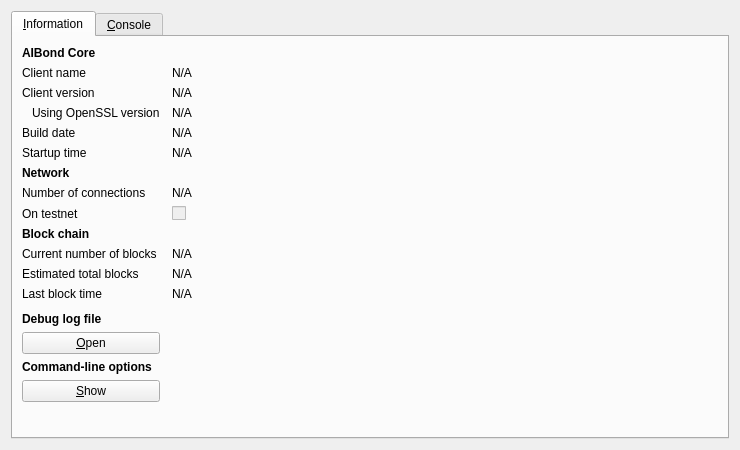
<?xml version="1.0" encoding="UTF-8"?>
<ui version="4.0">
 <class>RPCConsole</class>
 <widget class="QDialog" name="RPCConsole">
  <property name="geometry">
   <rect>
    <x>0</x>
    <y>0</y>
    <width>740</width>
    <height>450</height>
   </rect>
  </property>
  <property name="windowTitle">
   <string>AIBond - Debug window</string>
  </property>
  <layout class="QVBoxLayout" name="verticalLayout_2">
   <item>
    <widget class="QTabWidget" name="tabWidget">
     <property name="currentIndex">
      <number>0</number>
     </property>
     <widget class="QWidget" name="tab_info">
      <attribute name="title">
       <string>&amp;Information</string>
      </attribute>
      <layout class="QGridLayout" name="gridLayout" columnstretch="0,1">
       <property name="horizontalSpacing">
        <number>12</number>
       </property>
       <item row="0" column="0">
        <widget class="QLabel" name="label_9">
         <property name="font">
          <font>
           <weight>75</weight>
           <bold>true</bold>
          </font>
         </property>
         <property name="text">
          <string>AIBond Core</string>
         </property>
        </widget>
       </item>
       <item row="1" column="0">
        <widget class="QLabel" name="label_5">
         <property name="text">
          <string>Client name</string>
         </property>
        </widget>
       </item>
       <item row="1" column="1">
        <widget class="QLabel" name="clientName">
         <property name="cursor">
          <cursorShape>IBeamCursor</cursorShape>
         </property>
         <property name="text">
          <string>N/A</string>
         </property>
         <property name="textFormat">
          <enum>Qt::PlainText</enum>
         </property>
         <property name="textInteractionFlags">
          <set>Qt::LinksAccessibleByMouse|Qt::TextSelectableByKeyboard|Qt::TextSelectableByMouse</set>
         </property>
        </widget>
       </item>
       <item row="2" column="0">
        <widget class="QLabel" name="label_6">
         <property name="text">
          <string>Client version</string>
         </property>
        </widget>
       </item>
       <item row="2" column="1">
        <widget class="QLabel" name="clientVersion">
         <property name="cursor">
          <cursorShape>IBeamCursor</cursorShape>
         </property>
         <property name="text">
          <string>N/A</string>
         </property>
         <property name="textFormat">
          <enum>Qt::PlainText</enum>
         </property>
         <property name="textInteractionFlags">
          <set>Qt::LinksAccessibleByMouse|Qt::TextSelectableByKeyboard|Qt::TextSelectableByMouse</set>
         </property>
        </widget>
       </item>
       <item row="3" column="0">
        <widget class="QLabel" name="label_14">
         <property name="text">
          <string>Using OpenSSL version</string>
         </property>
         <property name="indent">
          <number>10</number>
         </property>
        </widget>
       </item>
       <item row="3" column="1">
        <widget class="QLabel" name="openSSLVersion">
         <property name="cursor">
          <cursorShape>IBeamCursor</cursorShape>
         </property>
         <property name="text">
          <string>N/A</string>
         </property>
         <property name="textFormat">
          <enum>Qt::PlainText</enum>
         </property>
         <property name="textInteractionFlags">
          <set>Qt::LinksAccessibleByMouse|Qt::TextSelectableByKeyboard|Qt::TextSelectableByMouse</set>
         </property>
        </widget>
       </item>
       <item row="4" column="0">
        <widget class="QLabel" name="label_12">
         <property name="text">
          <string>Build date</string>
         </property>
        </widget>
       </item>
       <item row="4" column="1">
        <widget class="QLabel" name="buildDate">
         <property name="cursor">
          <cursorShape>IBeamCursor</cursorShape>
         </property>
         <property name="text">
          <string>N/A</string>
         </property>
         <property name="textFormat">
          <enum>Qt::PlainText</enum>
         </property>
         <property name="textInteractionFlags">
          <set>Qt::LinksAccessibleByMouse|Qt::TextSelectableByKeyboard|Qt::TextSelectableByMouse</set>
         </property>
        </widget>
       </item>
       <item row="5" column="0">
        <widget class="QLabel" name="label_13">
         <property name="text">
          <string>Startup time</string>
         </property>
        </widget>
       </item>
       <item row="5" column="1">
        <widget class="QLabel" name="startupTime">
         <property name="cursor">
          <cursorShape>IBeamCursor</cursorShape>
         </property>
         <property name="text">
          <string>N/A</string>
         </property>
         <property name="textFormat">
          <enum>Qt::PlainText</enum>
         </property>
         <property name="textInteractionFlags">
          <set>Qt::LinksAccessibleByMouse|Qt::TextSelectableByKeyboard|Qt::TextSelectableByMouse</set>
         </property>
        </widget>
       </item>
       <item row="6" column="0">
        <widget class="QLabel" name="label_11">
         <property name="font">
          <font>
           <weight>75</weight>
           <bold>true</bold>
          </font>
         </property>
         <property name="text">
          <string>Network</string>
         </property>
        </widget>
       </item>
       <item row="7" column="0">
        <widget class="QLabel" name="label_7">
         <property name="text">
          <string>Number of connections</string>
         </property>
        </widget>
       </item>
       <item row="7" column="1">
        <widget class="QLabel" name="numberOfConnections">
         <property name="cursor">
          <cursorShape>IBeamCursor</cursorShape>
         </property>
         <property name="text">
          <string>N/A</string>
         </property>
         <property name="textFormat">
          <enum>Qt::PlainText</enum>
         </property>
         <property name="textInteractionFlags">
          <set>Qt::LinksAccessibleByMouse|Qt::TextSelectableByKeyboard|Qt::TextSelectableByMouse</set>
         </property>
        </widget>
       </item>
       <item row="8" column="0">
        <widget class="QLabel" name="label_8">
         <property name="text">
          <string>On testnet</string>
         </property>
        </widget>
       </item>
       <item row="8" column="1">
        <widget class="QCheckBox" name="isTestNet">
         <property name="enabled">
          <bool>false</bool>
         </property>
         <property name="text">
          <string/>
         </property>
        </widget>
       </item>
       <item row="9" column="0">
        <widget class="QLabel" name="label_10">
         <property name="font">
          <font>
           <weight>75</weight>
           <bold>true</bold>
          </font>
         </property>
         <property name="text">
          <string>Block chain</string>
         </property>
        </widget>
       </item>
       <item row="10" column="0">
        <widget class="QLabel" name="label_3">
         <property name="text">
          <string>Current number of blocks</string>
         </property>
        </widget>
       </item>
       <item row="10" column="1">
        <widget class="QLabel" name="numberOfBlocks">
         <property name="cursor">
          <cursorShape>IBeamCursor</cursorShape>
         </property>
         <property name="text">
          <string>N/A</string>
         </property>
         <property name="textFormat">
          <enum>Qt::PlainText</enum>
         </property>
         <property name="textInteractionFlags">
          <set>Qt::LinksAccessibleByMouse|Qt::TextSelectableByKeyboard|Qt::TextSelectableByMouse</set>
         </property>
        </widget>
       </item>
       <item row="11" column="0">
        <widget class="QLabel" name="label_4">
         <property name="text">
          <string>Estimated total blocks</string>
         </property>
        </widget>
       </item>
       <item row="11" column="1">
        <widget class="QLabel" name="totalBlocks">
         <property name="cursor">
          <cursorShape>IBeamCursor</cursorShape>
         </property>
         <property name="text">
          <string>N/A</string>
         </property>
         <property name="textFormat">
          <enum>Qt::PlainText</enum>
         </property>
         <property name="textInteractionFlags">
          <set>Qt::LinksAccessibleByMouse|Qt::TextSelectableByKeyboard|Qt::TextSelectableByMouse</set>
         </property>
        </widget>
       </item>
       <item row="12" column="0">
        <widget class="QLabel" name="label_2">
         <property name="text">
          <string>Last block time</string>
         </property>
        </widget>
       </item>
       <item row="12" column="1">
        <widget class="QLabel" name="lastBlockTime">
         <property name="cursor">
          <cursorShape>IBeamCursor</cursorShape>
         </property>
         <property name="text">
          <string>N/A</string>
         </property>
         <property name="textFormat">
          <enum>Qt::PlainText</enum>
         </property>
         <property name="textInteractionFlags">
          <set>Qt::LinksAccessibleByMouse|Qt::TextSelectableByKeyboard|Qt::TextSelectableByMouse</set>
         </property>
        </widget>
       </item>
       <item row="13" column="0">
        <spacer name="verticalSpacer_2">
         <property name="orientation">
          <enum>Qt::Vertical</enum>
         </property>
         <property name="sizeHint" stdset="0">
          <size>
           <width>20</width>
           <height>20</height>
          </size>
         </property>
        </spacer>
       </item>
       <item row="14" column="0">
        <widget class="QLabel" name="labelDebugLogfile">
         <property name="font">
          <font>
           <weight>75</weight>
           <bold>true</bold>
          </font>
         </property>
         <property name="text">
          <string>Debug log file</string>
         </property>
        </widget>
       </item>
       <item row="15" column="0">
        <widget class="QPushButton" name="openDebugLogfileButton">
         <property name="toolTip">
          <string>Open the AIBond debug log file from the current data directory. This can take a few seconds for large log files.</string>
         </property>
         <property name="text">
          <string>&amp;Open</string>
         </property>
         <property name="autoDefault">
          <bool>false</bool>
         </property>
        </widget>
       </item>
       <item row="16" column="0">
        <widget class="QLabel" name="labelCLOptions">
         <property name="font">
          <font>
           <weight>75</weight>
           <bold>true</bold>
          </font>
         </property>
         <property name="text">
          <string>Command-line options</string>
         </property>
        </widget>
       </item>
       <item row="17" column="0">
        <widget class="QPushButton" name="showCLOptionsButton">
         <property name="toolTip">
          <string>Show the AIBond-Qt help message to get a list with possible AIBond command-line options.</string>
         </property>
         <property name="text">
          <string>&amp;Show</string>
         </property>
         <property name="autoDefault">
          <bool>false</bool>
         </property>
        </widget>
       </item>
       <item row="18" column="0">
        <spacer name="verticalSpacer">
         <property name="orientation">
          <enum>Qt::Vertical</enum>
         </property>
         <property name="sizeHint" stdset="0">
          <size>
           <width>20</width>
           <height>40</height>
          </size>
         </property>
        </spacer>
       </item>
      </layout>
     </widget>
     <widget class="QWidget" name="tab_console">
      <attribute name="title">
       <string>&amp;Console</string>
      </attribute>
      <layout class="QVBoxLayout" name="verticalLayout_3">
       <property name="spacing">
        <number>3</number>
       </property>
       <item>
        <widget class="QTextEdit" name="messagesWidget">
         <property name="minimumSize">
          <size>
           <width>0</width>
           <height>100</height>
          </size>
         </property>
         <property name="readOnly">
          <bool>true</bool>
         </property>
         <property name="tabKeyNavigation" stdset="0">
          <bool>false</bool>
         </property>
         <property name="columnCount" stdset="0">
          <number>2</number>
         </property>
        </widget>
       </item>
       <item>
        <layout class="QHBoxLayout" name="horizontalLayout">
         <property name="spacing">
          <number>3</number>
         </property>
         <item>
          <widget class="QLabel" name="label">
           <property name="text">
            <string notr="true">&gt;</string>
           </property>
          </widget>
         </item>
         <item>
          <widget class="QLineEdit" name="lineEdit"/>
         </item>
         <item>
          <widget class="QPushButton" name="clearButton">
           <property name="maximumSize">
            <size>
             <width>24</width>
             <height>24</height>
            </size>
           </property>
           <property name="toolTip">
            <string>Clear console</string>
           </property>
           <property name="text">
            <string/>
           </property>
           <property name="icon">
            <iconset resource="../bitcoin.qrc">
             <normaloff>:/icons/remove</normaloff>:/icons/remove</iconset>
           </property>
           <property name="shortcut">
            <string notr="true">Ctrl+L</string>
           </property>
           <property name="autoDefault">
            <bool>false</bool>
           </property>
          </widget>
         </item>
        </layout>
       </item>
      </layout>
     </widget>
    </widget>
   </item>
  </layout>
 </widget>
 <resources>
  <include location="../bitcoin.qrc"/>
 </resources>
 <connections/>
</ui>
